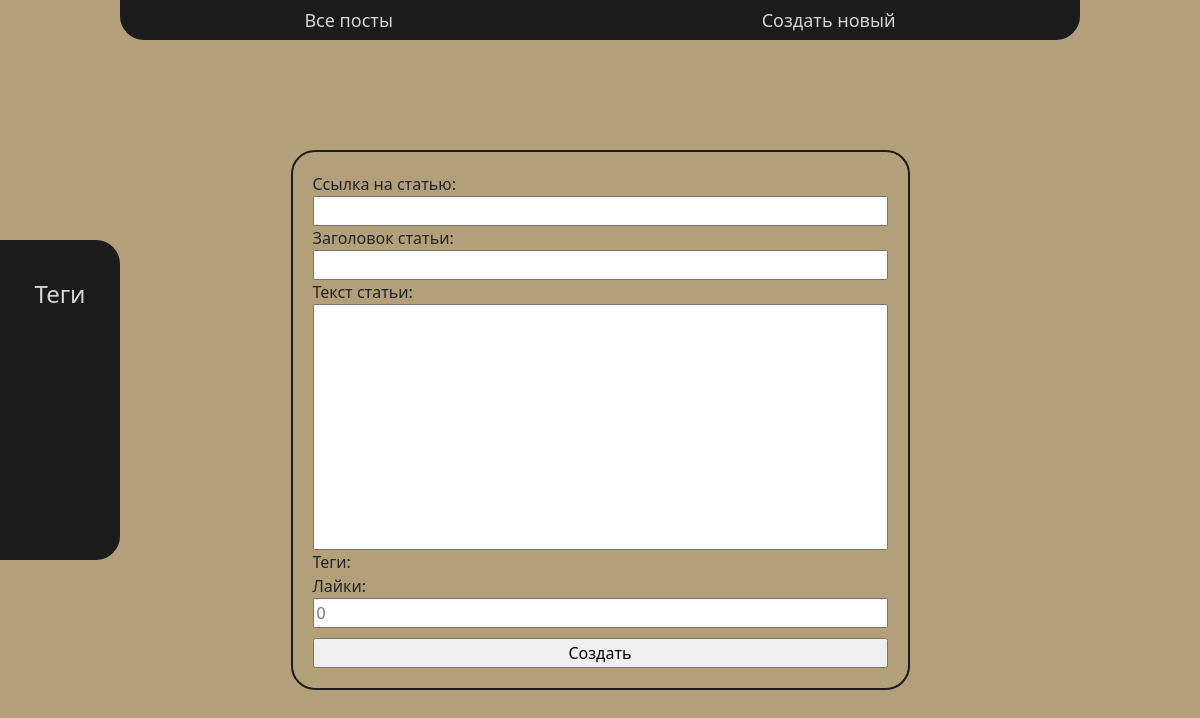
Page /add/ on the earlier database version.
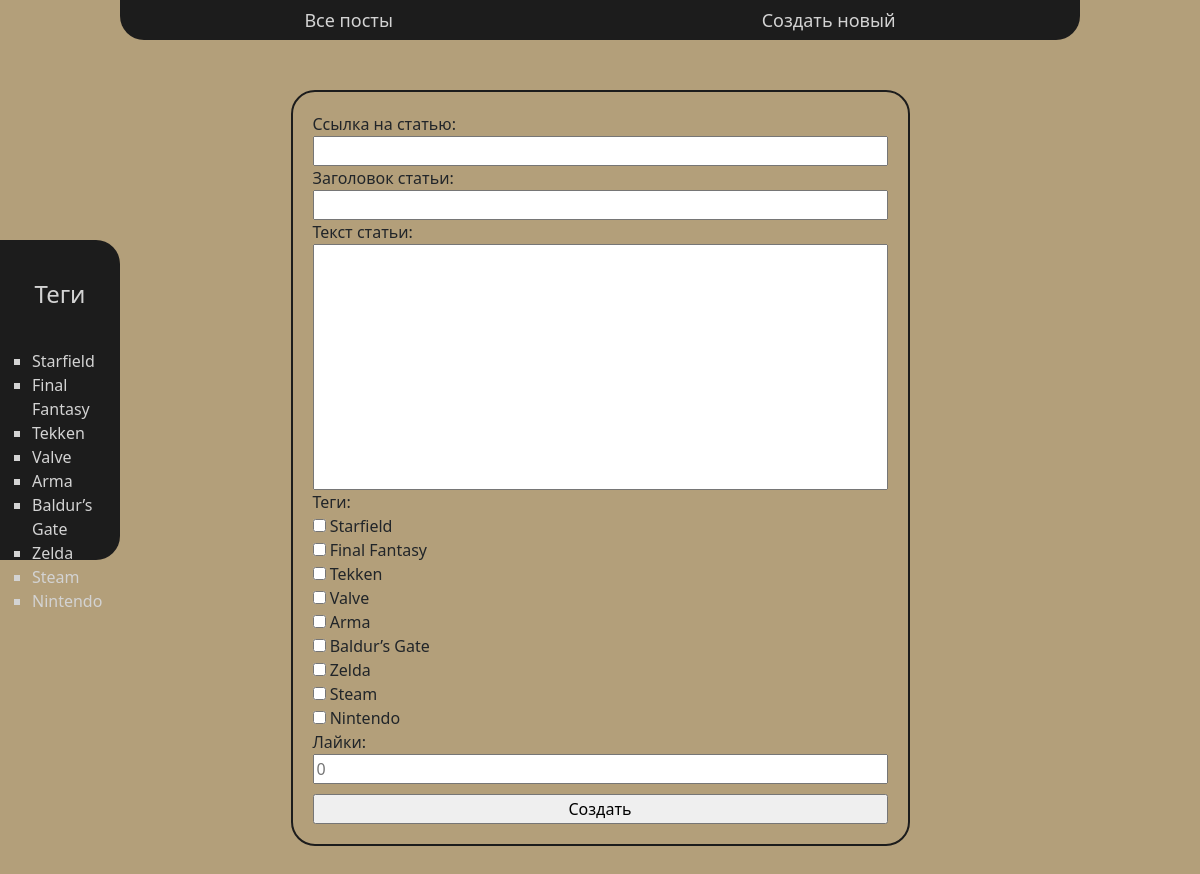
Same page on the later database version.
### main/models.py (models this page shows)
class Tags(models.Model):
    name = models.CharField('Tag name', max_length=255)
    class Meta:
        verbose_name = 'Tag'
        verbose_name_plural = 'Tags'
    def __str__(self):
        return self.name

### main/views.py (the view, shortened to what this page needs)
# urls.py: path('add/', views.add_post_page, name='add_page'),
def add_post_page(request):
    form = PostForm()
    context = {
        'title': 'Add page',
        'form': form,
    }
    return render(request, 'main/index_add.html', context=context)

### main/forms.py
class PostForm(forms.Form):
    name = forms.URLField(label='Ссылка на статью')
    title = forms.CharField(max_length=255, label='Заголовок статьи')
    text = forms.CharField(widget=forms.Textarea(attrs={'cols': 60, 'rows': 10}), label='Текст статьи')
    tag_list = forms.ModelMultipleChoiceField(queryset=Tags.objects.all(), widget=forms.CheckboxSelectMultiple,
                                              label='Теги')
    likes = forms.IntegerField(label='Лайки', validators=[MinValueValidator(0), MaxValueValidator(10000)],
                               error_messages={'min_value': 'Число не может быть меньше, чем ноль!'},
                               widget=forms.NumberInput(attrs={'placeholder': '0'}))

### main/templatetags/main_tags.py (called while the page is built)
@register.simple_tag(name='news_tags')
def get_news_tags():
    return Tags.objects.all()

### main/templates/main/index_add.html (shortened to what this page needs)
{% extends 'main/layout.html' %}
{% block content %}
    <form method="post" class="form">
        {{ form }}
        <input type="submit" value="Создать" style="margin-top: 10px">
    </form>
{% endblock %}

### main/templates/main/layout.html (shortened to what this page needs)
<!doctype html>
{% load static %}
{% load main_tags %}
<html lang="en">
<head>
    <link href="https://cdn.jsdelivr.net/npm/bootstrap@5.0.2/dist/css/bootstrap.min.css" rel="stylesheet">
    <link rel="stylesheet" href="{% static 'main/css/main.css' %}">
</head>
<body>
    <section class="navi">
        <a href="{% url 'main_page' %}">Все посты</a>
        <a href="{% url 'add_page' %}">Создать новый</a>
    </section>
    <section class="tags">
        <h4>Теги</h4>
        <ul>
            {% news_tags as tags %}
            {% for tag in tags %}
                <li><a href="{% url 'main_page' %}?tag={{ tag.name }}">{{ tag }}</a></li>
            {% endfor %}
        </ul>
    </section>
    <section class="content">
        {% block content %}{% endblock %}
    </section>
</body>
</html>

Differences in the rows shown:
added Tags: name "Starfield"
added Tags: name "Final Fantasy"
added Tags: name "Tekken"
added Tags: name "Valve"
added Tags: name "Arma"
added Tags: name "Baldur’s Gate"
added Tags: name "Zelda"
added Tags: name "Steam"
added Tags: name "Nintendo"
Other differences:
form field tag_list: (not shown) → "☐ ☐ ☐ ☐ ☐ ☐ ☐ ☐ ☐"
text no longer shown: "Ссылка на статью: Заголовок статьи: Текст статьи: Теги: Лайки:"
text now shown: "Ссылка на статью: Заголовок статьи: Текст статьи: Теги: Starfield Final Fantasy Tekken Valve Arma Baldur’s Gate Zelda Steam Nintendo Лайки:"
